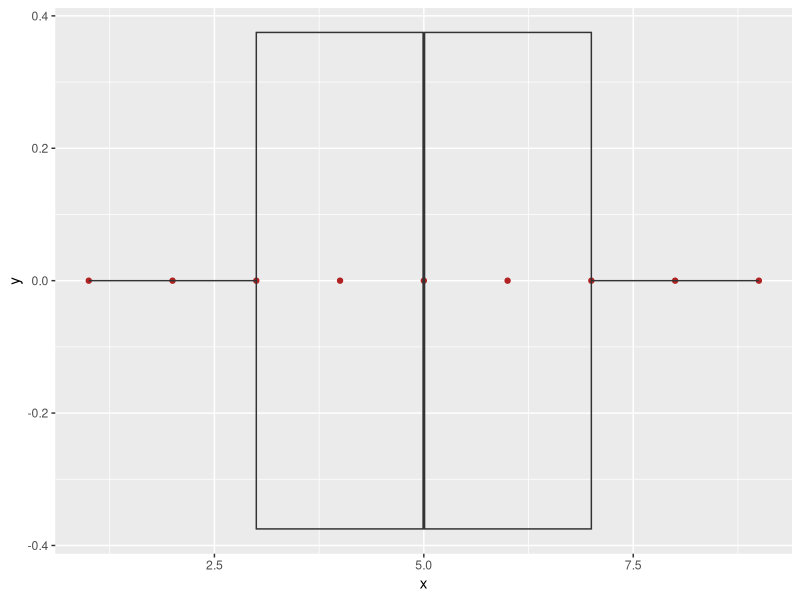

The R source for this figure:
## ---- chunk 1
library(ggplot2)
data.frame(y = 0, x = 1:9) |>
  ggplot(aes(x = x, y = y))+
  geom_point(color = 'firebrick')+
  geom_boxplot(fill = '#00000000')
